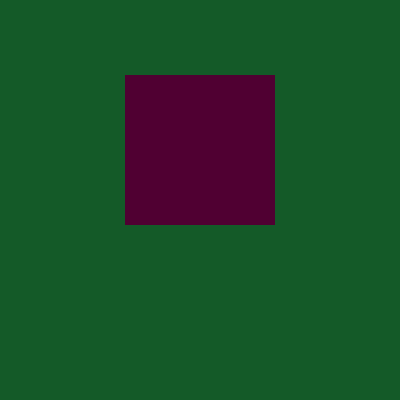
Frame 1 (no input)
Frame 60 (no input): identical to frame 1, image omitted
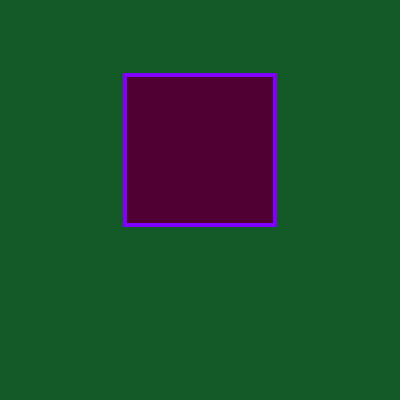
Frame 120 (the mouse pressed at the canvas centre since frame 60)

The p5.js sketch that drew these frames (run headless with seeded random() and noise() and a simulated clock; from frame 60 on, the mouse is pressed at the canvas centre):

// p5.js sketch
// ── sketch.js
function setup() {
	createCanvas(400, 400);
  print("Hello");
}

function draw() {
	background(20, 90, 40);
  
  // Set draw settings and draw a rect
  rectMode(CENTER);
  fill(80, 0, 50);
  stroke(mouseY/400*255, 0, 255);
  strokeWeight(mouseX/50);
  rect(200, 150, 150, 150);
}
